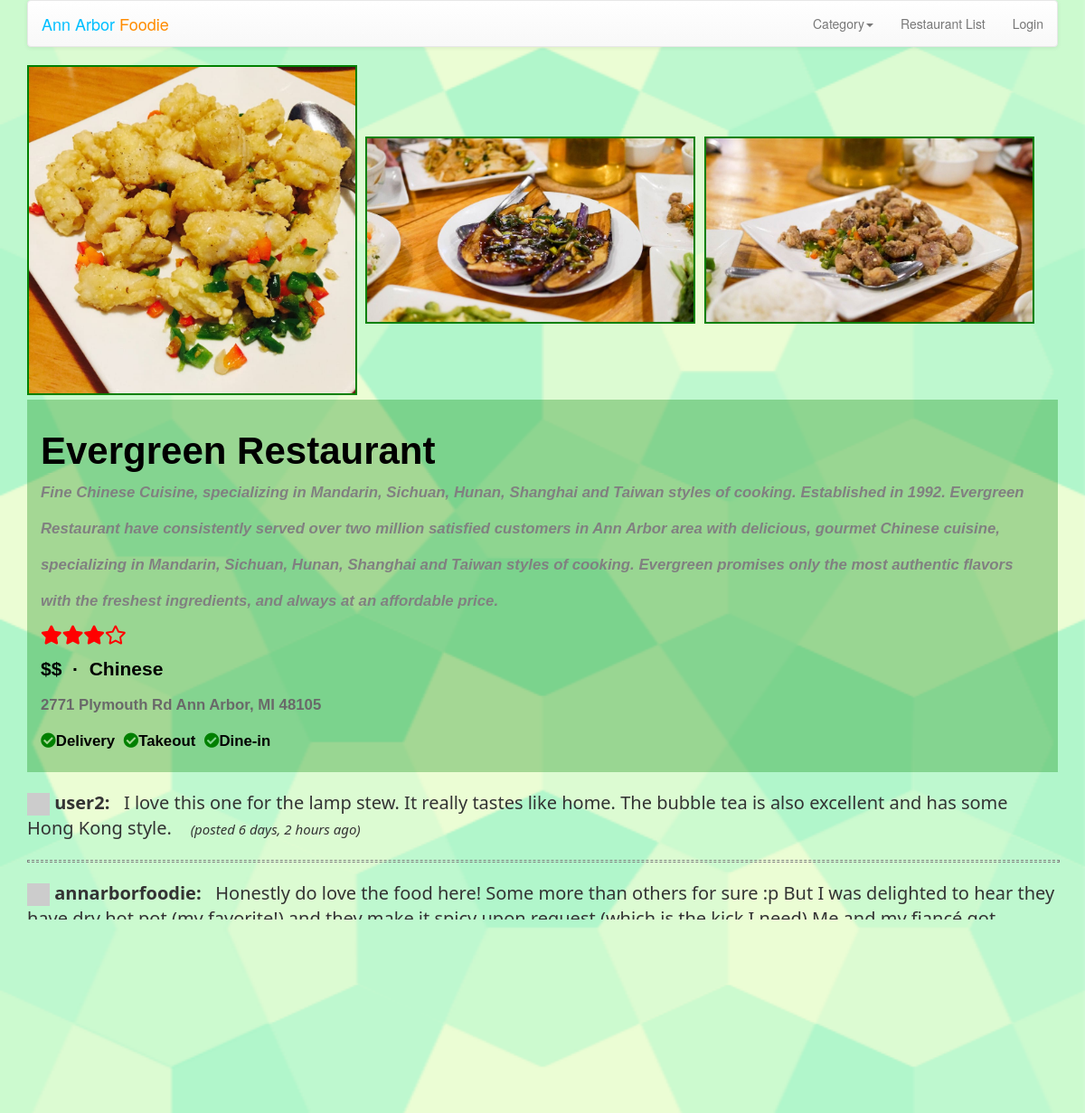
The page /restaurants/res/8 on the database its author committed.
### restaurants/models.py (models this page shows, shortened)
class Restaurant(models.Model) :
    name = models.CharField(
            max_length=20,
            validators=[MinLengthValidator(2, "Name must be greater than 2 characters")]
    )
    description = models.TextField(null=True, blank=True)
    location = models.CharField(
            max_length=200,
            validators=[MinLengthValidator(2, "Location must be greater than 2 characters")],
            blank=True
    )
    owner = models.ForeignKey(settings.AUTH_USER_MODEL, on_delete=models.CASCADE)
    category = models.ForeignKey(Category, on_delete=models.SET_NULL, null=True, blank=True, related_name='sub_res')
    tag1 = models.ForeignKey(Tag, on_delete=models.SET_NULL, null=True, blank=True, related_name='tag_1')
    tag2 = models.ForeignKey(Tag, on_delete=models.SET_NULL, null=True, blank=True, related_name='tag_2')
    tag3 = models.ForeignKey(Tag, on_delete=models.SET_NULL, null=True, blank=True, related_name='tag_3')
    rating = models.IntegerField(
             validators=[MinValueValidator(0, "rating >= 0"),
             MaxValueValidator(10, "rating <= 10")])
    price = models.ForeignKey(Price, on_delete=models.SET_NULL, null=True, blank=True)
    comments = models.ManyToManyField(settings.AUTH_USER_MODEL,
        through='Comment', related_name='res_comments')
    pic1 = models.ImageField(upload_to='images/')
    pic2 = models.ImageField(upload_to='images/')
    pic3 = models.ImageField(upload_to='images/')
    favorites = models.ManyToManyField(settings.AUTH_USER_MODEL,
        through='Fav', related_name='favorite_restaurants')

class Price(models.Model) :
    value = models.CharField(
            max_length=4,
            validators=[MinLengthValidator(1, "value: $ $$ $$$ $$$$")]
    )
    def __str__(self):
        return self.value

class Category(models.Model) :
    name = models.CharField(
            max_length=200,
            validators=[MinLengthValidator(2, "name must be greater than 2 characters")]
    )
    def __str__(self):
        return self.name

class Tag(models.Model) :
    name = models.CharField(
            max_length=20,
            validators=[MinLengthValidator(2, "name must be greater than 2 characters")]
    )
    def __str__(self):
        return self.name

class Comment(models.Model) :
    text = models.TextField(
        validators=[MinLengthValidator(3, "Comment must be greater than 3 characters")]
    )
    restaurant = models.ForeignKey(Restaurant, on_delete=models.CASCADE)
    owner = models.ForeignKey(settings.AUTH_USER_MODEL, on_delete=models.CASCADE)
    created_at = models.DateTimeField(auto_now_add=True)
    updated_at = models.DateTimeField(auto_now=True)

### restaurants/views.py (the view)
# urls.py: path('res/<int:pk>', views.ResDetailView.as_view(), name='res_detail'),
class ResDetailView(OwnerDetailView):
    model = Restaurant
    template_name = "restaurants/res_detail.html"
    def get(self, request, pk) :
        x = Restaurant.objects.get(id=pk)
        comments = Comment.objects.filter(restaurant=x).order_by('-updated_at')
        comment_form = CommentForm()
        favorites = list()
        if request.user.is_authenticated:
            rows = request.user.favorite_restaurants.values('id')
            favorites = [ row['id'] for row in rows ]
        context = {'restaurant': x, 'comments': comments, 'comment_form': comment_form, 'favorites': favorites}
        return render(request, self.template_name, context)

### home/context_processors.py (called while the page is built)
def settings(request):
    return {
        'settings': django_settings,
    }

### home/templatetags/app_tags.py (called while the page is built)
@register.filter(name='gravatar')
def gravatar(user, size=35):
    email = str(user.email.strip().lower()).encode('utf-8')
    email_hash = md5(email).hexdigest()
    url = "//www.gravatar.com/avatar/{0}?s={1}&d=identicon&r=PG"
    return url.format(email_hash, size)

### restaurants/templates/restaurants/res_detail.html (shortened to what this page needs)
{% extends "base_menu.html" %}
{% load humanize %}
{% load app_tags %}
{% block content %}
<div class="background_settings"></div>
<div>
    <div>
        <img src="{{ restaurant.pic1.url}}" alt="NoImage" style="margin-left:0;margin-right:0.5%;width:32%;height:auto;border:2px solid green">
        <img src="{{ restaurant.pic2.url}}" alt="NoImage" style="margin-left:0;margin-right:0.5%;width:32%;height:auto;border:2px solid green">
        <img src="{{ restaurant.pic3.url}}" alt="NoImage" style="margin-left:0;margin-right:0;width:32%;height:auto;border:2px solid green">
    </div>
    <div class="flex-item">
        <br>
        <span style="font-size:2em;">{{restaurant.name}}</span> &nbsp &nbsp
        <br>
        <span style="font-size:0.8em; font-style:italic; color:grey;">{{ restaurant.description }}</span><br>
        <span style="color:red;">
        </span><br>
        <span style="color:black;">{{restaurant.price}}&nbsp &middot &nbsp{{restaurant.category}}</span><br>
        <span style="font-size:0.8em; color:dimgrey;">{{restaurant.location}}</span><br>
        <span style="font-size:0.8em; color:black;">
            {% if restaurant.tag1 %}<i class="fa fa-check-circle" aria-hidden="true" style="color:green;"></i>{{restaurant.tag1}}{% endif %}&nbsp
            {% if restaurant.tag2 %}<i class="fa fa-check-circle" aria-hidden="true" style="color:green;"></i>{{restaurant.tag2}}{% endif %}&nbsp
            {% if restaurant.tag3 %}<i class="fa fa-check-circle" aria-hidden="true" style="color:green;"></i>{{restaurant.tag3}}{% endif %}&nbsp
        </span>
        <br>
    </div>
</div>
{% if user.is_authenticated %}
{% load crispy_forms_tags %}
{% endif %}
<br>
{% for comment in comments %}
<p style="font-size: 20px; font-family: system-ui;">
    <img style="width: 25px;" src="{{ comment.owner|gravatar:60 }}"/>
    <span style="font-weight:bold;">{{comment.owner}}: &nbsp</span>
    {{ comment.text }}
    <span style="font-size: 15px; font-family: system-ui; font-style:italic;">
        &nbsp &nbsp (posted {{ comment.updated_at|naturaltime }}) &nbsp &nbsp
    </span>
    <hr width=100% style="border:1px dashed grey; height:1px;">
</p>
{% endfor %}
{% endblock %}

### restaurants/templates/restaurants/res_detail.html (style rules this page uses)
.background_settings { position:fixed; top: 0; left: 0; width:100%; height:100%; min-width: 1000px; z-index:-10; zoom: 1; background-color: #fff; background: url(../../../../media/images/background_img.png); background-repeat: no-repeat; background-size: cover; -webkit-background-size: cover; -o-background-size: cover; background-position: center 0; }
.flex-item { background: rgba(0, 128, 0, 0.3); width: 100%; height: auto; margin-top: 5px; margin-left: 0; margin-right: 10px; padding: 0px 15px 15px 15px; color: black; font-family: "Gill Sans", sans-serif; font-size: 1.5em; font-weight: bold; line-height: 180%; overflow: auto; }

### rows shown on the page
Restaurant: pic1 (picture), pic2 (picture), pic3 (picture), name "Evergreen Restaurant", description "Fine Chinese Cuisine, specializing in Mandarin, Sichuan, Hunan, Shanghai and Taiwan styles of cooking. Established in 1992. Evergreen Restaurant have consistently served over two million satisfied customers in Ann Arbor area with delicious, gourmet Chinese cuisine, specializing in Mandarin, Sichuan, Hunan, Shanghai and Taiwan styles of cooking. Evergreen promises only the most authentic flavors with the freshest ingredients, and always at an affordable price.", price "$$", category "Chinese", location "2771 Plymouth Rd Ann Arbor, MI 48105", tag1 "Delivery", tag2 "Takeout", tag3 "Dine-in"
Comment: owner "user2", text "I love this one for the lamp stew. It really tastes like home. The bubble tea is also excellent and has some Hong Kong style.", updated_at "6 days, 2 hours ago"
Comment: owner "annarborfoodie", text "Honestly do love the food here! Some more than others for sure :p But I was delighted to hear they have dry hot pot (my favorite!) and they make it spicy upon request (which is the kick I need) Me and my fiancé got around 7-8 things to put in the hot pot and we were full and took the rest for another day! The portions are good especially with the noodles added! Their perfume fish was on point well cooked and seasoned well with the picu chili oil, the green beans with pork is excellent! A sur"
